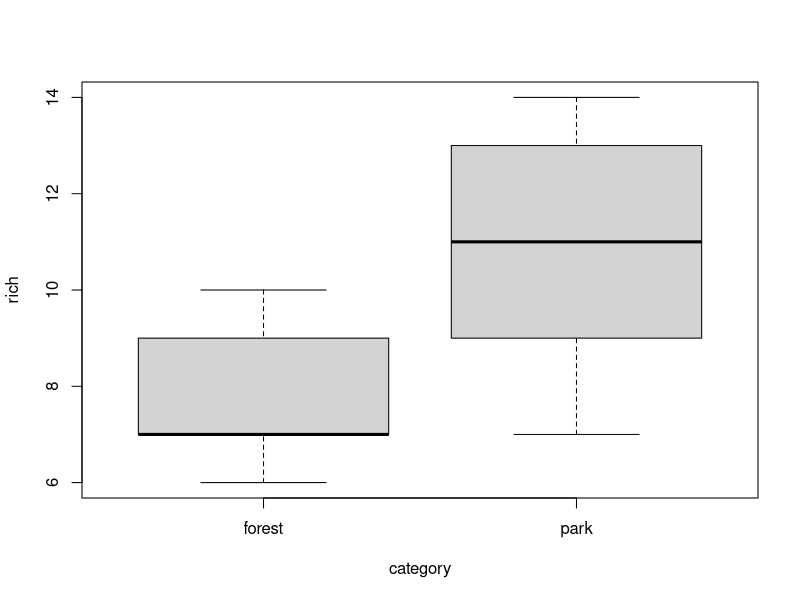
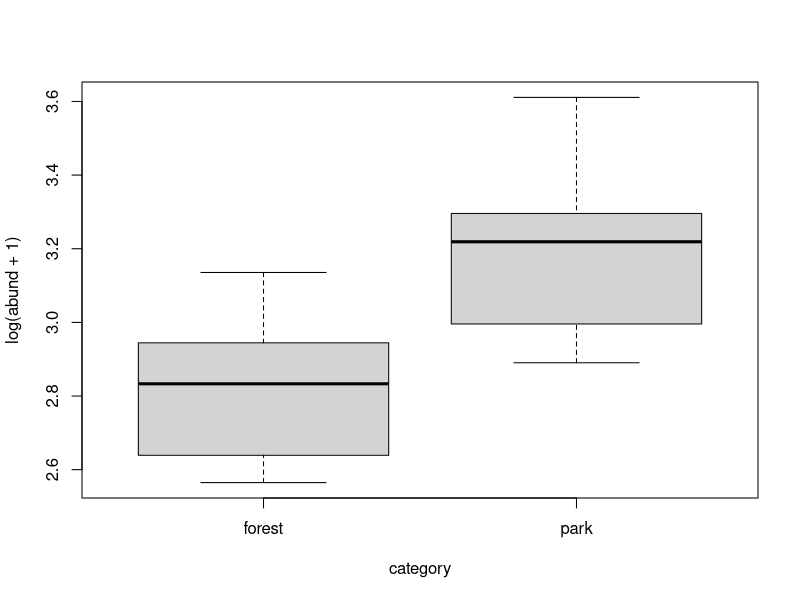
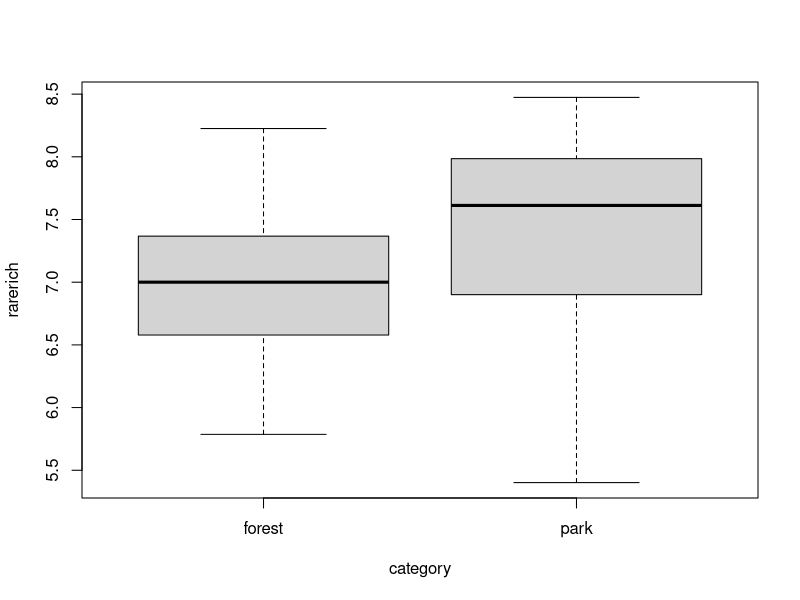
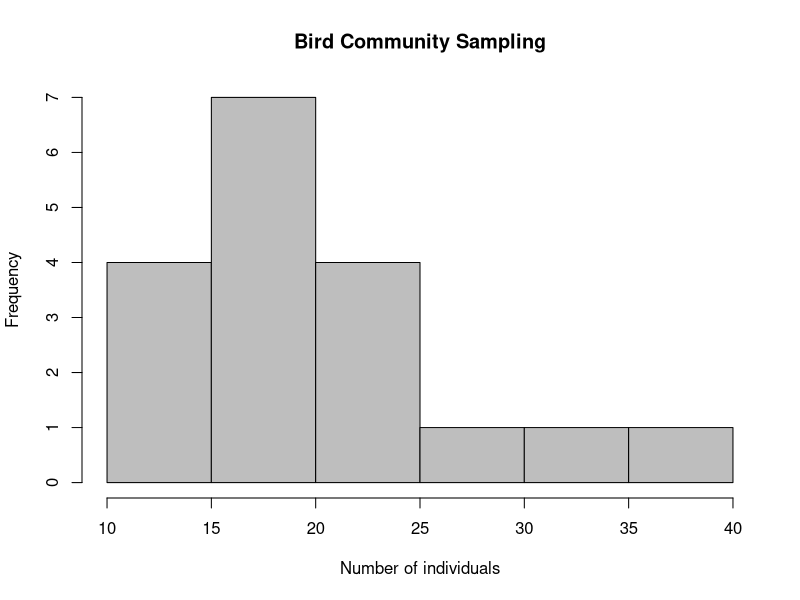
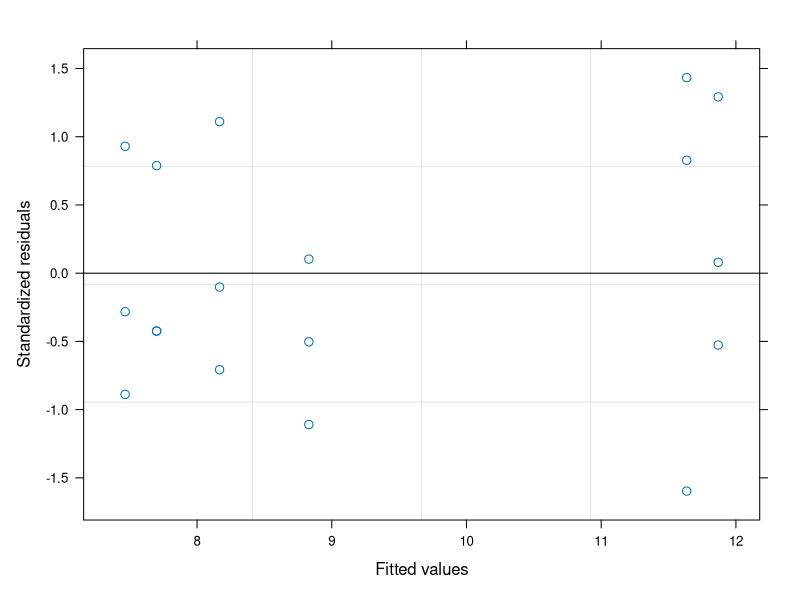
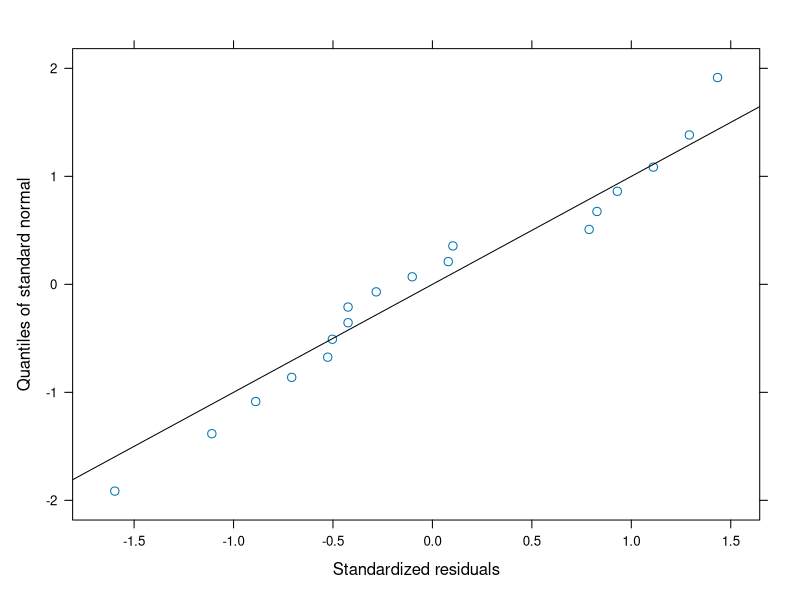
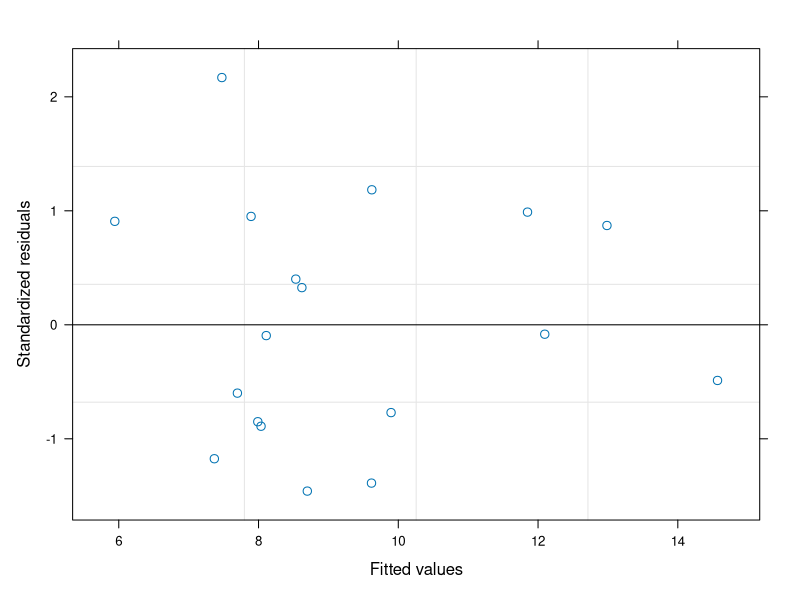
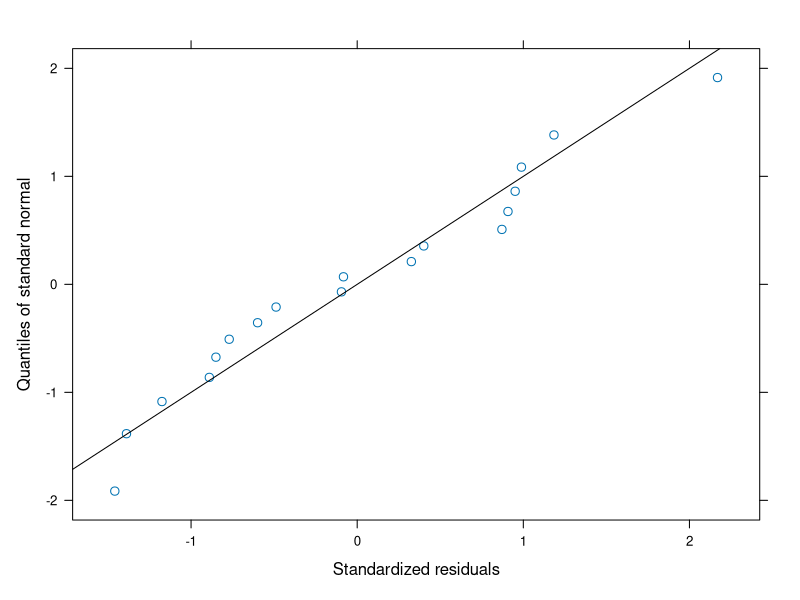

The R source for these figures, in order: (Note: this script raises an error after producing the figures.)
library(vegan)
library(tidyverse)

### BIRD DATA ANALYSIS  ###

#### READ IN DATA ####
## bird and environmental data seperately 
# bird<-read.csv("data/data2/Bird_community.csv", sep=",", header=TRUE, row.names = 1)
# bird[is.na(bird)] <- 0
# env<-read.csv("data/data2/bird_environment.csv", sep = ";", dec = ",", header = TRUE)
# env[is.na(env)] <- 0

## in one dataframe
dat <- read.csv("data/birds_dataset.csv", sep = ";", header=TRUE, dec = ".")
dat$category <- as.factor(dat$category)
dat$site <- as.factor(dat$site)

## adding richness and abundances
dat$rich <- specnumber(dat[,4:31]) #species richness
dat$abund <- rowSums(dat[,4:31]) #abundances
dat$rarerich <- rarefy(dat[,4:31],min(dat$abund)) #rarefied richness based on the subsample with the lowest number of individuals

## looking at the data
boxplot(rich ~ category, data = dat)
boxplot(log(abund+1) ~ category, data = dat)
boxplot(rarerich ~ category, data = dat)

hist(rowSums(dat[,4:31]),
     col = "grey", # colors of bins
     main = "Bird Community Sampling", # plot title
     xlab = "Number of individuals") # x-axis title

#### LINEAR MODELS ####
## check for difference between habitat types
require(nlme) #package required for mixed effects models
mod1 <- lme(rich ~ category,random = (~1|site), data = dat) #model structure, random=... specifies how the data are structured (subsamples nested in study site)
summary(mod1) #model output - important is the "fixed effects" part. Here "forest" is hiding in the "Intercept" and the category park-row is showing the difference between park and forest
plot(mod1) #check for homogeneity of variances (data points should have similar vertical spread along the x-axis)
qqnorm(mod1, ~ resid(.,type="p"), abline=c(0,1)) #check for normality of residuals (should not be completely off the line)

## include environmental variables
round(cor(dat[,32:45]), 2) #check which predictor variables are strongly correlated (below -0.7 or above 0.7) - highly correlated variables should not be included together in the same model (select only one of them, e.g. the one more strongly related to the response variable)

mod2 <- lme(rich ~ category + canopy_cover + n_tree_spec + n_tree_ind + dbh_min + n_microhabitats + temperature, random = (~1|site), data = dat, method="ML") #initial, full model with all potential predictor variables
summary(mod2)
require(MASS) #needed for the stepAIC command
mod3 <- stepAIC(mod2) #model simplification based on AIC-value of the model
summary(mod3) #final model which includes only the most important predictors
plot(mod3) #check for homogeneity of variances (data points should have similar vertical spread along the x-axis)
qqnorm(mod3, ~ resid(.,type="p"), abline=c(0,1)) #check for normality of residuals (should not be completely off the line)



#### SPECIES ACCUMULATION CURVE ####
# how good was sampling effort in the ecosystem types to assess species richness? 

SAC_park <- specaccum(subset(dat[,4:31], dat$category == "park"))
SAC_fore <- specaccum(subset(dat[,4:31], dat$category == "forest"))

plot(SAC_park, xlab = "sampling plots", ylab = "species richness")
plot(SAC_fore, xlab = "plots", ylab = "species richness", col="green", add = T)
legend("bottomright", legend = c("park","forest"), col = c("black","green"),lwd=1, bty = "n")

#### RAREFIED VS. OBSERVED SPECIES ####
# (rarefied to smallest species size in dataset) to make different sites comparable
plot(dat$rich, dat$rarerich, main = "Observed vs. Rarefied Richness",
     xlab = "Observed No. of Species",
     ylab = "Rarefied No. of Species", pch = 16)
abline(0, 1) # 1:1 line

#### ORDINATION WITH NMDS ####
# to check for differences in species composition
nmd1 <- metaMDS(dat[,4:31], distance="horn", k=2) #NMDS analysis based on Morisita-Horn-Index as a dissimilarity measure
plot(nmd1, display="species", type="t") #plot results
points(nmd1, pch=c(16,17)[as.numeric(as.factor(dat$category))], cex=1.4) #add sampling points
legend("topright",pch=c(16,17),c("Forest","Park"), cex = 0.7) #add legend
ef <- envfit(nmd1,dat[,32:43]) #check for correlation of dissimilarity gradients with environmental variables
ef #results
plot(ef, p.max=0.05, col = "darkblue", cex = 1.2) #add significant environmental variables to the NMDS plot

# try to make the plot appear a bit more aesthetic 
ordiplot(nmd1, choices = c(1, 2), type = "n") # ylim = c(-0.75, 0.5), xlim = c(-1.25, 1.3))
ordilabel(nmd1, display = "species", col = "darkred", fill = NA, border = NA, cex = 0.7)
points(nmd1, pch=c(16, 17)[as.numeric(as.factor(dat$category))], cex = 1.3, col = "darkblue") #add sampling points
legend("topright", pch = c(16, 17), c("Forest","Park"), col = "darkblue", cex = 0.7) #add legend
plot(ef, p.max=0.05, col = "darkblue", cex = 0.8) #add significant environmental variables to the NMDS plot

orditkplot(nmd1)

